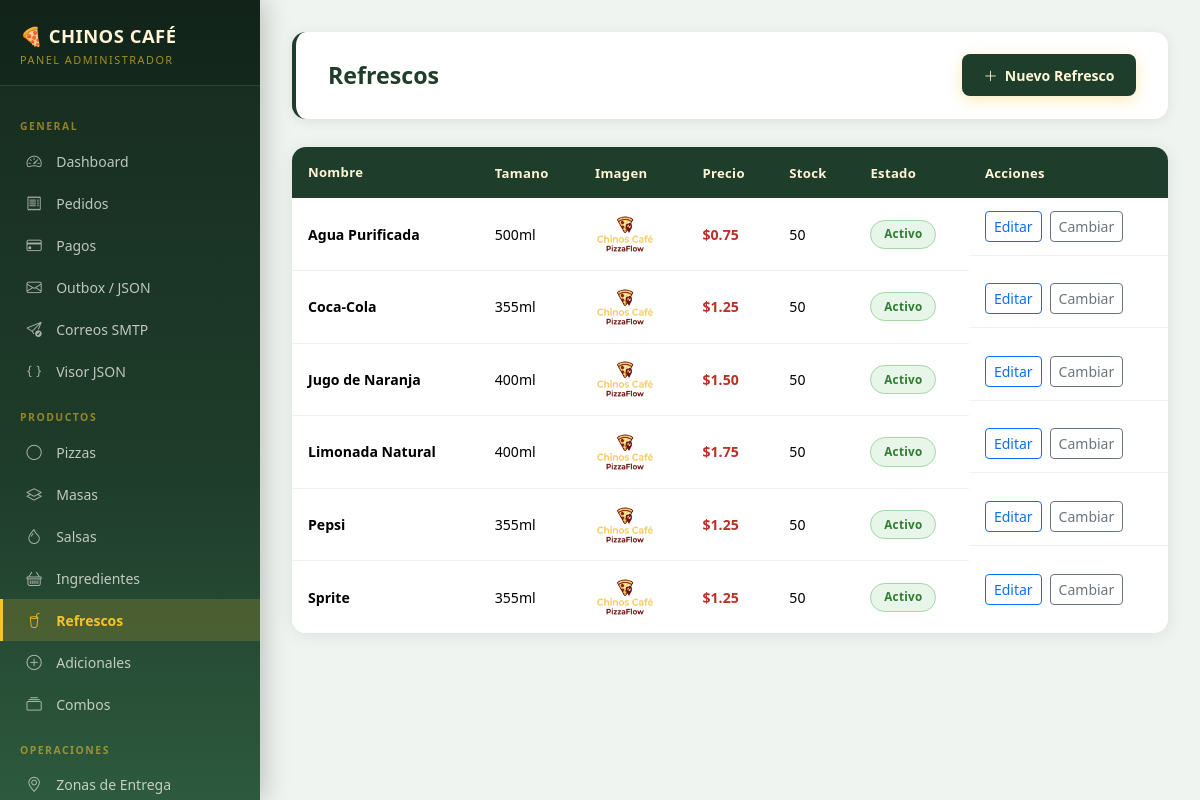
The app's page /admin/refrescos (signed in) with its own data.
### app/models.py (models this page shows)
class Drink(db.Model):
    __tablename__ = 'refrescos'
    id = db.Column(db.Integer, primary_key=True)
    nombre = db.Column(db.String(100), nullable=False)
    tamano = db.Column(db.String(50))
    precio = db.Column(db.Numeric(10, 2), nullable=False)
    stock = db.Column(db.Integer, default=50)
    imagen = db.Column(db.String(255))
    estado = db.Column(db.String(20), default='activo')

### app/routes/admin.py (the view)
@admin_bp.route('/refrescos')
@login_required
@require_admin
def refrescos():
    items = Drink.query.order_by(Drink.nombre).all()
    return render_template('admin/refrescos.html', refrescos=items)

### app/models.py (called while the page is built)
    @property
    def rol_nombre(self):
        return self.role.nombre if self.role else ''

    def is_admin(self):
        return self.rol_nombre == 'Administrador'

### app/routes/admin.py (called while the page is built)
def require_admin(f):
    from functools import wraps
    @wraps(f)
    def decorated(*args, **kwargs):
        if not current_user.is_authenticated or not current_user.is_admin():
            flash('Acceso restringido a administradores.', 'danger')
            return redirect(url_for('public.index'))
        return f(*args, **kwargs)
    return decorated

### app/utils/file_uploads.py (called while the page is built, shortened)
def static_image_url(path):
    if not path:
        return None

### app/templates/admin/refrescos.html (shortened to what this page needs)
{% extends "admin/base_admin.html" %}
{% block content %}
<div class="page-header">
  <div><h1>Refrescos</h1></div>
  <a href="{{ url_for('admin.crear_refresco') }}" class="btn-primary-custom"><i class="bi bi-plus-lg"></i> Nuevo Refresco</a>
</div>
<div class="table-custom">
  <div class="table-responsive-admin"><table class="table mb-0">
    <thead><tr>
      <th style="background:var(--basil);color:var(--cream);padding:1rem">Nombre</th>
      <th style="background:var(--basil);color:var(--cream)">Tamano</th>
      <th style="background:var(--basil);color:var(--cream)">Imagen</th>
      <th style="background:var(--basil);color:var(--cream)">Precio</th>
      <th style="background:var(--basil);color:var(--cream)">Stock</th>
      <th style="background:var(--basil);color:var(--cream)">Estado</th>
      <th style="background:var(--basil);color:var(--cream)">Acciones</th>
    </tr></thead>
    <tbody>
      {% for r in refrescos %}
      <tr>
        <td style="padding:1rem"><strong>{{ r.nombre }}</strong></td>
        <td>{{ r.tamano }}</td>
        <td><img src="{{ img_url(r.imagen) }}" alt="{{ r.nombre }}" style="width:60px;height:46px;object-fit:cover;border-radius:8px"></td>
        <td style="font-weight:700;color:var(--tomato)">${{ "%.2f"|format(r.precio) }}</td>
        <td>{{ r.stock }}</td>
        <td><span class="badge-estado badge-{{ r.estado }}">{{ r.estado.title() }}</span></td>
        <td class="d-flex gap-2">
          <a class="btn btn-sm btn-outline-primary" href="{{ url_for('admin.editar_refresco', rid=r.id) }}">Editar</a>
          <form method="POST" action="{{ url_for('admin.toggle_refresco', rid=r.id) }}"><button class="btn btn-sm btn-outline-secondary" type="submit">Cambiar</button></form>
        </td>
      </tr>
      {% else %}
      <tr><td colspan="7" class="text-center text-muted py-4">No hay refrescos.</td></tr>
      {% endfor %}
    </tbody>
  </table>
  </div>
</div>
{% endblock %}

### app/static/css/main.css (style rules this page uses)
:root { --basil: #1F3D2B; --cream: #FFF4D6; --tomato: #B83227; --cheese: #F4C430; --carbon: #171717; --warm: #FAF7F0; --basil-light: #2d5a3e; --shadow: 0 4px 20px rgba(31,61,43,.12); --shadow-lg: 0 8px 40px rgba(31,61,43,.18); --radius: 14px; --radius-sm: 8px; --transition: .25s ease; --font: 'Segoe UI', system-ui, -apple-system, sans-serif; }
*, *::before, *::after { box-sizing: border-box; margin: 0; padding: 0; }
html { font-size: 16px; scroll-behavior: smooth; }
body { font-family: var(--font); background: var(--warm); color: var(--carbon); min-height: 100vh; }
h1,h2,h3,h4,h5,h6 { line-height: 1.3; font-weight: 700; }
a { color: var(--basil); text-decoration: none; transition: color var(--transition); }
.btn-primary-custom { background: var(--cheese); color: var(--carbon); border: none; padding: .75rem 1.8rem; border-radius: 30px; font-weight: 700; font-size: .95rem; transition: all var(--transition); box-shadow: 0 4px 15px rgba(244,196,48,.35); cursor: pointer; display: inline-flex; align-items: center; gap: .5rem; }
.table-custom { background: white; border-radius: var(--radius); overflow: hidden; box-shadow: var(--shadow); }
.table-custom thead th { background: var(--basil); color: var(--cream); font-weight: 600; padding: 1rem; border: none; font-size: .85rem; }
.table-custom tbody td { padding: .85rem 1rem; border-bottom: 1px solid rgba(31,61,43,.08); vertical-align: middle; font-size: .9rem; }
.table-custom tbody tr:last-child td { border-bottom: none; }
.badge-estado { padding: .3rem .75rem; border-radius: 20px; font-size: .75rem; font-weight: 700; }
.badge-activo,.badge-activa { background: #e8f5e9; color: #2e7d32; }
.page-header { background: white; border-radius: var(--radius); padding: 1.5rem 2rem; margin-bottom: 1.5rem; box-shadow: var(--shadow); display: flex; align-items: center; justify-content: space-between; flex-wrap: wrap; gap: 1rem; }
.page-header h1 { font-size: 1.5rem; color: var(--basil); margin: 0; }
:root { --basil-dark: #162b1f; --basil-mid: #2d5a3e; --gold: #e6b800; --sidebar-w: 260px; --admin-bg: #f0f4f1; }
body:has(.sidebar) { display: flex; overflow: hidden; height: 100vh; }
.page-header { background: white; border-radius: var(--radius); padding: 1.4rem 2rem; margin-bottom: 1.75rem; box-shadow: 0 2px 12px rgba(31,61,43,.1); display: flex; align-items: center; justify-content: space-between; flex-wrap: wrap; gap: 1rem; border-left: 4px solid var(--basil); }
.page-header h1 { font-size: 1.45rem; color: var(--basil); margin: 0; }
.table-custom { background: white; border-radius: var(--radius); overflow: hidden; box-shadow: 0 2px 16px rgba(31,61,43,.1); }
.table-responsive-admin { overflow-x: auto; max-height: 65vh; overflow-y: auto; }
.table-custom thead th { background: var(--basil); color: var(--cream); font-weight: 700; padding: .9rem 1rem; border: none; font-size: .82rem; letter-spacing: .3px; position: sticky; top: 0; z-index: 2; }
.table-custom tbody td { padding: .8rem 1rem; border-bottom: 1px solid rgba(31,61,43,.07); vertical-align: middle; font-size: .88rem; }
.btn-primary-custom { background: var(--basil); color: var(--cream); border: none; border-radius: var(--radius-sm); padding: .65rem 1.35rem; font-weight: 700; font-size: .88rem; cursor: pointer; transition: all .2s ease; display: inline-flex; align-items: center; gap: .45rem; }
.badge-estado { padding: .3rem .8rem; border-radius: 20px; font-size: .73rem; font-weight: 700; letter-spacing: .3px; display: inline-flex; align-items: center; gap: .35rem; }
.badge-activo,.badge-activa { background: #e8f5e9; color: #2e7d32; border: 1px solid #a5d6a7; }
.form-card, .stat-card, .table-custom { animation: fadeInUp .35s ease both; }

### records on screen
Drink: nombre "Agua Purificada", tamano "500ml", precio "0.75", stock "50", estado "Activo"
Drink: nombre "Coca-Cola", tamano "355ml", precio "1.25", stock "50", estado "Activo"
Drink: nombre "Jugo de Naranja", tamano "400ml", precio "1.50", stock "50", estado "Activo"
Drink: nombre "Limonada Natural", tamano "400ml", precio "1.75", stock "50", estado "Activo"
Drink: nombre "Pepsi", tamano "355ml", precio "1.25", stock "50", estado "Activo"
Drink: nombre "Sprite", tamano "355ml", precio "1.25", stock "50", estado "Activo"
